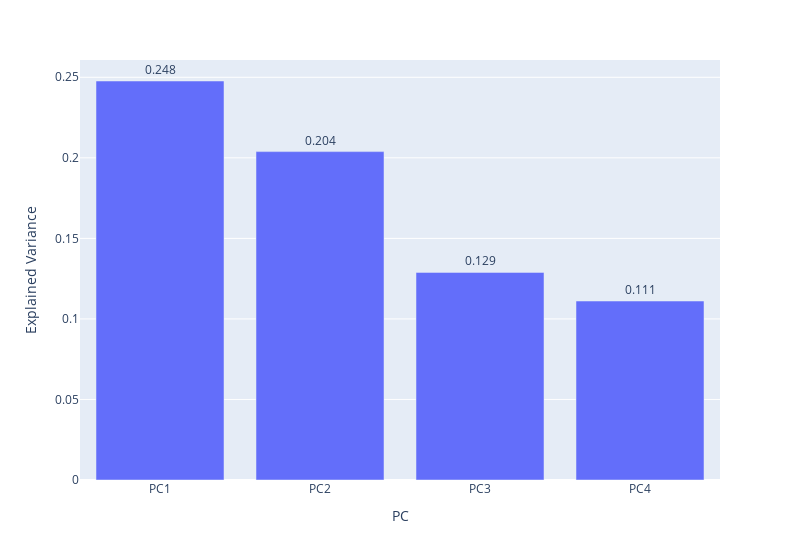

The code cell stored with this chart in its notebook:
### Code cell
fig = px.bar(df_explained_variance[1:], 
             x='PC', y='Explained Variance',
             text='Explained Variance',
             width=800)

fig.update_traces(texttemplate='%{text:.3f}', textposition='outside')

fig.show()

### Figure 1 — Plotly figure (JSON) as saved in the notebook; plotly's stock layout.template omitted (floating-point values rounded to 4 significant figures)
{"data": [{"alignmentgroup": "True", "hovertemplate": "PC=%{x}<br>Explained Variance=%{text}<extra></extra>", "legendgroup": "", "marker": {"color": "#636efa", "pattern": {"shape": ""}}, "name": "", "offsetgroup": "", "orientation": "v", "showlegend": false, "text": [0.2477, 0.2039, 0.1289, 0.1111], "textposition": "outside", "texttemplate": "%{text:.3f}", "type": "bar", "x": ["PC1", "PC2", "PC3", "PC4"], "xaxis": "x", "y": [0.2477, 0.2039, 0.1289, 0.1111], "yaxis": "y"}], "layout": {"barmode": "relative", "legend": {"tracegroupgap": 0}, "margin": {"t": 60}, "width": 800, "xaxis": {"anchor": "y", "domain": [0, 1], "title": {"text": "PC"}}, "yaxis": {"anchor": "x", "domain": [0, 1], "title": {"text": "Explained Variance"}}}}
